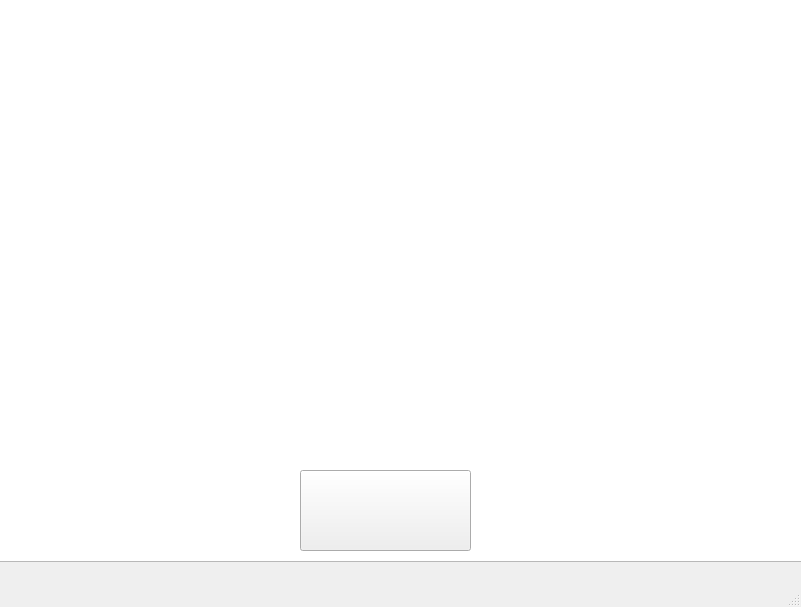
<?xml version="1.0" encoding="UTF-8"?>
<ui version="4.0">
 <class>MainWindow</class>
 <widget class="QMainWindow" name="MainWindow">
  <property name="geometry">
   <rect>
    <x>0</x>
    <y>0</y>
    <width>801</width>
    <height>607</height>
   </rect>
  </property>
  <property name="sizePolicy">
   <sizepolicy hsizetype="Fixed" vsizetype="Preferred">
    <horstretch>0</horstretch>
    <verstretch>0</verstretch>
   </sizepolicy>
  </property>
  <property name="maximumSize">
   <size>
    <width>16777215</width>
    <height>16777215</height>
   </size>
  </property>
  <property name="windowTitle">
   <string>MainWindow</string>
  </property>
  <widget class="QWidget" name="centralwidget">
   <widget class="QGraphicsView" name="graphicsView">
    <property name="geometry">
     <rect>
      <x>-6</x>
      <y>-9</y>
      <width>811</width>
      <height>571</height>
     </rect>
    </property>
   </widget>
   <widget class="QPushButton" name="pushButton">
    <property name="geometry">
     <rect>
      <x>300</x>
      <y>470</y>
      <width>171</width>
      <height>81</height>
     </rect>
    </property>
    <property name="styleSheet">
     <string notr="true">#pushButton {
    background-color: transparent;
    border-image: url(:btnstart.png);
    background: none;
    background-repeat: none;
}
#pushButton:checked
{
    border-image: url(:btnstop.png);
}
</string>
    </property>
    <property name="text">
     <string/>
    </property>
   </widget>
  </widget>
  <widget class="QMenuBar" name="menubar">
   <property name="geometry">
    <rect>
     <x>0</x>
     <y>0</y>
     <width>801</width>
     <height>25</height>
    </rect>
   </property>
  </widget>
  <widget class="QStatusBar" name="statusbar"/>
 </widget>
 <resources/>
 <connections/>
</ui>
